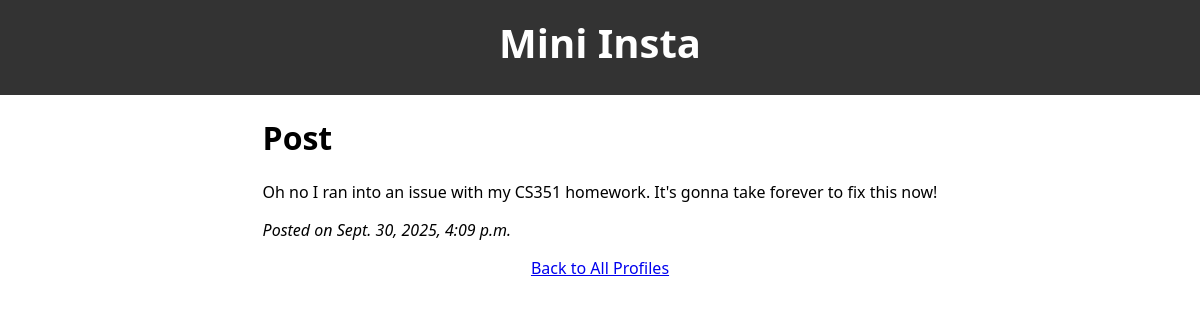
/mini_insta/post/4, run on the app's committed database.
### mini_insta/models.py (models this page shows, shortened)
class Post(models.Model):
    profile = models.ForeignKey(Profile, on_delete=models.CASCADE)
    caption = models.TextField(blank=True)
    timestamp = models.DateTimeField(auto_now=True)
    def get_all_photos(self):
        return Photo.objects.filter(post=self)

### mini_insta/views.py (the view)
# urls.py: path('post/<int:pk>', PostDetailView.as_view(), name='show_post'),
class PostDetailView(DetailView):
    model = Post
    template_name = "mini_insta/show_post.html"
    context_object_name = "post"

### mini_insta/templates/mini_insta/show_post.html (shortened to what this page needs)
{% extends "mini_insta/base.html" %}
{% load static %}
{% block content %}
<div>
    <h1>Post</h1>
    <p>{{ post.caption }}</p>
    <p><em>Posted on {{ post.timestamp }}</em></p>
</div>
{% endblock %}

### static/styles.css (style rules this page uses)
body { font-family: system-ui; margin: 0; background-color: white; display: flex; flex-direction: column; align-items: center; min-height: 100vh; }

### data on the page
Post: caption "Oh no I ran into an issue with my CS351 homework. It's gonna take forever to fix this now!", timestamp "Sept. 30, 2025, 4:09 p.m."
